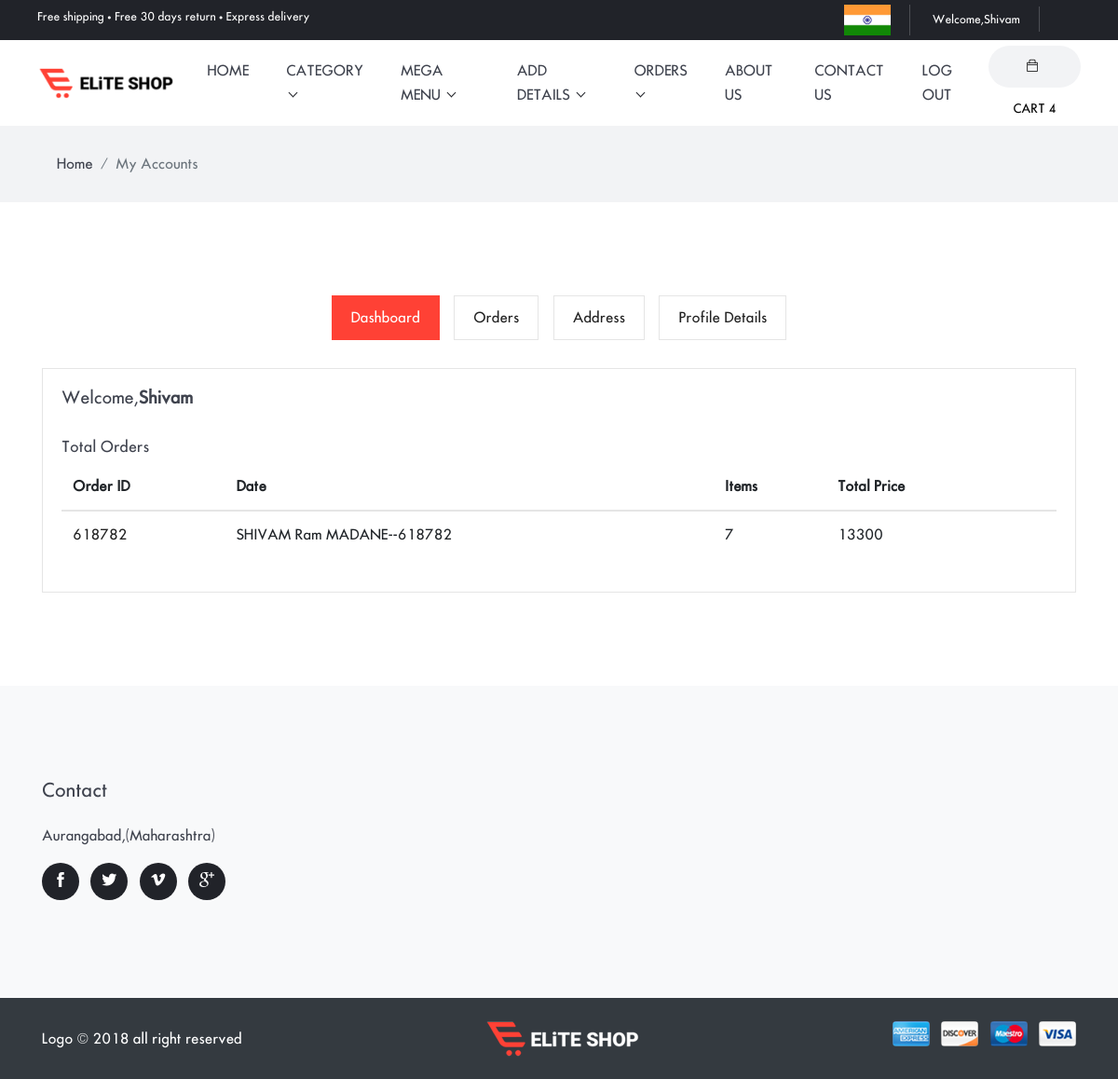
The app's page /dashboard/Allorder (signed in) with its own data.
### shopping/models.py (models this page shows)
class order_product_detail(models.Model):
    order_detail=models.ForeignKey(order_product, on_delete=models.CASCADE, null=True)
    pro = models.ForeignKey(Product, on_delete=models.CASCADE, null=True,blank=True)
    quantity=models.IntegerField(null=True)
    estimated_date=models.DateField(null=True,blank=True)
    total_amount=models.IntegerField(null=True)
    status = models.CharField(max_length=100, null=True, choices=status,blank=True)

class order_product(models.Model):
    usr = models.ForeignKey(User, on_delete=models.CASCADE, null=True)
    fullname=models.CharField(max_length=100,null=True)
    house_no=models.CharField(max_length=100,null=True,blank=True)
    area_name = models.CharField(max_length=100, null=True)
    landmark = models.CharField(max_length=100, null=True,blank=True)
    state_city = models.CharField(max_length=100, null=True)
    email=models.CharField(max_length=100,null=True,blank=True)
    pincode= models.CharField(max_length=100, null=True)
    mob1 = models.CharField(max_length=100, null=True)
    mob2 = models.CharField(max_length=100, null=True,blank=True)
    date=models.DateField(blank=True,null=True)
    order_id = models.CharField(max_length=100, null=True,blank=True)
    payment_status=models.CharField(max_length=100,default='Not Done',blank=True)
    payment_id=models.CharField(max_length=100, null=True,blank=True)
    amount=models.IntegerField(null=True,blank=True)
    def __str__(self):
        return self.fullname +"--"+self.order_id

### shopping/views.py (the view, shortened to what this page needs)
# urls.py: path('dashboard/<str:type>',userdashboard,name='dash'),
def userdashboard(request,type):
    c1 = ''
    c2 = ''
    c3 = ''
    c4 = ''
    data =[]
    ud = []
    new = []
    if type == 'Allorder':
        c1 = 'active'
        order_data=order_product.objects.filter(usr=request.user)
        for f in order_data:
            alldata=order_product_detail.objects.filter(order_detail=f)
            for i in alldata:
                if i.status == 'Delivered':
                    data.append(i)
    elif type == 'Address':
        c3 = 'active'
        new=order_product.objects.filter(usr=request.user)
    elif type == 'Userdetail':
        c4 = 'active'
        ud = userdetail.objects.filter(usr=request.user).first()
    else:
        raise Http404()
    d={'type':type,'class1':c1,'class2':c2,'class3':c3,'class4':c4,'data':data,'ud':ud,'new':new,"allcat":allcat,'mycart':mycartdata(request.user)}
    return render(request,'dashboard.html',d)

### shopping/views.py (called while the page is built)
def allcat():
    allcat = Category.objects.all()
    return allcat

def mycartdata(User=None):
    cartlist = []
    if User.is_authenticated:
        cart=AddToCart.objects.filter(usr=User)[::-1]
        cartlist=cart[:2]
    return cartlist

### shopping/templates/dashboard.html (shortened to what this page needs)
{%extends 'base.html' %}
{%load static%}
{%block body%}
<div class="main-wrapper">
<nav class="bg-gray py-3">
  <div class="container">
    <ol class="breadcrumb">
      <li class="breadcrumb-item"><a href="{% url 'home'%}">Home</a></li>
      <li class="breadcrumb-item active" aria-current="page">My Accounts</li>
    </ol>
  </div>
</nav>
<section class="user-dashboard section">
	<div class="container">
		<div class="row">
			<div class="col-md-12">
				<ul class="list-inline dashboard-menu text-center">
					<li class="list-inline-item"><a class="{{class1}}" href="{% url 'dash' 'Allorder'%}">Dashboard</a></li>
					<li class="list-inline-item"><a class="{{class2}}" href="{% url 'dash' 'Pending'%}">Orders</a></li>
					<li class="list-inline-item"><a class="{{class3}}" href="{% url 'dash' 'Address'%}">Address</a></li>
					<li class="list-inline-item"><a class="{{class4}}" href="{% url 'dash' 'Userdetail'%}">Profile Details</a></li>
				</ul>
				{% if type == 'Allorder'%}
				<div class="dashboard-wrapper user-dashboard">
					<div class="media">
						<div class="media-body align-self-center">
							<h2 class="media-heading">Welcome,<b>{{request.user.first_name}}</b></h2>
								</div>
					</div>
					<div class="total-order mt-4">
						<h4>Total Orders</h4>
						<div class="table-responsive">
							<table class="table">
								<thead>
									<tr>
										<th>Order ID</th>
										<th>Date</th>
										<th>Items</th>
										<th>Total Price</th>
										<th></th>
									</tr>
								</thead>
								<tbody>
								{% for i in data%}
									<tr>
										<td><a href="#">{{i.order_detail.order_id}}</a></td>
										<td>{{i.order_detail}}</td>
										<td>{{i.quantity}}</td>
										<td>{{i.total_amount}}</td>
									</tr>
								{%endfor%}
								</tbody>
							</table>
						</div>
					</div>
				</div>
				{%endif%}
			</div>
		</div>
	</div>
</section>
{%endblock%}

### shopping/templates/base.html (shortened to what this page needs)
<!DOCTYPE html>
<html lang="zxx">
<head>
  {% load static %}
  <link rel="stylesheet" href="{% static 'plugins/bootstrap/bootstrap.min.css' %}">
  <link rel="stylesheet" href="{% static 'plugins/themify-icons/themify-icons.css' %}">
  <link rel="stylesheet" href="{% static 'plugins/slick/slick.css' %}">
  <link rel="stylesheet" href="{% static 'plugins/venobox/venobox.css' %}">
  <link rel="stylesheet" href="{% static 'plugins/animate/animate.css' %}">
  <link rel="stylesheet" href="{% static 'plugins/aos/aos.css' %}">
  <link rel="stylesheet" href="{% static 'plugins/bootstrap-touchspin-master/jquery.bootstrap-touchspin.min.css' %}">
  <link rel="stylesheet" href="{% static 'plugins/nice-select/nice-select.css' %}">
  <link rel="stylesheet" href="{% static 'plugins/bootstrap-slider/bootstrap-slider.min.css' %}">
  <link href="{% static 'css/style.css' %}" rel="stylesheet">
</head>
<body>
<header>
  <div class="top-header">
    <div class="row">
      <div class="col-lg-6 text-center text-lg-left">
        <p class="text-white mb-lg-0 mb-1">Free shipping • Free 30 days return • Express delivery</p>
      </div>
      <div class="col-lg-6 text-center text-lg-right">
        <ul class="list-inline">
          <li class="list-inline-item"><img  length="20px" width="50px" src="{% static 'images/india-flag.jpg' %}" alt="flag"></li>
          <li class="list-inline-item"><a href="{% url 'dash' 'Allorder'%}">{%if request.user.is_authenticated%}Welcome,{%endif%}{{request.user.first_name}}</a></li>
        </ul>
      </div>
    </div>
  </div>
</header>
<nav class="navbar navbar-expand-lg navbar-light bg-white w-100" id="navbar">
  <a class="navbar-brand order-2 order-lg-1" href="{% url 'home'%}"><img class="img-fluid" src="{% static 'images/logo.png' %}" alt="logo"></a>
  <div class="collapse navbar-collapse order-1 order-lg-2" id="navbarSupportedContent">
    <ul class="navbar-nav mx-auto">
      <li class="nav-item">
        <a class="nav-link" href="{% url 'home'%}">home</a>
      </li>
      <li class="nav-item dropdown view">
        <a class="nav-link dropdown-toggle" href="shop.html" role="button" data-toggle="dropdown" aria-haspopup="true"
          aria-expanded="false">
          Category
        </a>
      </li>
      <li class="nav-item dropdown mega-dropdown">
        <a class="nav-link dropdown-toggle" href="#" role="button" data-toggle="dropdown" aria-haspopup="true"
          aria-expanded="false">
          Mega Menu
        </a>
      </li>
      {% if request.user.is_staff%}
      <li class="nav-item dropdown view">
        <a class="nav-link dropdown-toggle" href="shop.html" role="button" data-toggle="dropdown" aria-haspopup="true"
          aria-expanded="false">
          Add Details
        </a>
      </li>
      <li class="nav-item dropdown view">
        <a class="nav-link dropdown-toggle" href="shop.html" role="button" data-toggle="dropdown" aria-haspopup="true"
          aria-expanded="false">
          Orders
        </a>
      </li>
       <li class="nav-item">
        <a class="nav-link" href="{% url 'about' %}">about Us</a>
      </li>
      <li class="nav-item">
        <a class="nav-link" href="{% url 'contact' %}">Contact Us</a>
      </li>
      {%endif%}
      {%if not request.user.is_authenticated%}
        <li class="nav-item">
        <a class="nav-link" href="{% url 'login' %}">Login</a>
      </li>
        <li class="nav-item">
        <a class="nav-link" href="{% url 'sign' %}">Sign Up</a>
      </li>
      {%else%}
      <li class="nav-item">
        <a class="nav-link" href="{% url 'ou' %}">Log Out</a>
      </li>
      {%endif%}
    </ul>
  </div>
  <div class="order-3 navbar-right-elements">
    <div class="search-cart">
      {% if request.user.is_authenticated %}
      <div class="cart">
        <button id="cartOpen" class="cart-btn"><i class="ti-bag"></i><span class="d-xs-none">CART</span> {{request.user.addtocart_set.count}}</button>
      </div>
      {%endif%}
    </div>
  </div>
</nav>
{%block body%}
{%endblock%}
<footer class="bg-light">
  <div class="section">
    <div class="container">
      <div class="row">
        <div class="col-md-3 col-sm-6 mb-5 mb-md-0 text-center text-sm-left">
          <h4 class="mb-4">Contact</h4>
          <p>Aurangabad,(Maharashtra)</p>
          <ul class="list-inline social-icons">
            <li class="list-inline-item"><a href="#"><i class="ti-facebook"></i></a></li>
            <li class="list-inline-item"><a href="#"><i class="ti-twitter-alt"></i></a></li>
            <li class="list-inline-item"><a href="#"><i class="ti-vimeo-alt"></i></a></li>
            <li class="list-inline-item"><a href="#"><i class="ti-google"></i></a></li>
          </ul>
        </div>
      </div>
    </div>
  </div>
  <div class="bg-dark py-4">
    <div class="container">
      <div class="row">
        <div class="col-md-5 text-center text-md-left mb-4 mb-md-0 align-self-center">
          <p class="text-white mb-0">Logo &copy; 2018 all right reserved</p>
        </div>
        <div class="col-md-2 text-center text-md-left mb-4 mb-md-0">
          <img src="{% static 'images/logo-alt.png' %}" alt="logo">
        </div>
        <div class="col-md-5 text-center text-md-right mb-4 mb-md-0">
          <ul class="list-inline">
            <li class="list-inline-item"><img class="img-fluid rounded atm-card-img" src="{% static 'images/payment-card/card-1.jpg' %}" alt="card"></li>
            <li class="list-inline-item"><img class="img-fluid rounded atm-card-img" src="{% static 'images/payment-card/card-2.jpg' %}" alt="card"></li>
            <li class="list-inline-item"><img class="img-fluid rounded atm-card-img" src="{% static 'images/payment-card/card-3.jpg' %}" alt="card"></li>
            <li class="list-inline-item"><img class="img-fluid rounded atm-card-img" src="{% static 'images/payment-card/card-4.jpg' %}" alt="card"></li>
          </ul>
        </div>
      </div>
    </div>
  </div>
</footer>
</div>
</body>
</html>

### shopping/static/css/style.css (style rules this page uses)
body { line-height: 26px; font-family: "futura_icgregular"; font-weight: 400; -webkit-font-smoothing: antialiased; font-size: 15px; }
p, .paragraph { font-weight: 400; color: #3f434e; font-size: 15px; line-height: 26px; font-family: "futura_icgregular"; }
h1, h2, h3, h4, h5, h6, .h1, .h2, .h3, .h4, .h5, .h6 { color: #3f434e; font-family: "futura_icgregular"; font-weight: 400; }
h2, .h2 { font-size: 30px; }
h4, .h4 { font-size: 20px; }
body { background-color: #fff; overflow-x: hidden; }
ol, ul { list-style-type: none; margin: 0px; }
img { vertical-align: middle; border: 0; }
a, a:hover, a:focus { text-decoration: none; }
a, button, select, input, label { cursor: pointer; transition: .2s ease; }
.section { padding-top: 100px; padding-bottom: 100px; }
.breadcrumb { border-radius: 0; background-color: transparent; margin-bottom: 0; }
.breadcrumb-item a { color: #3f434e; }
.bg-gray { background: #f2f3f5; }
.bg-dark { background-color: #3f434e; }
.dropdown-toggle::after { display: inline-block; width: 7px; height: 7px; margin-left: .255em; vertical-align: .255em; content: ""; border: 0; border-bottom: 1px solid #212329; border-right: 1px solid #212329; -webkit-transform: rotate(45deg); transform: rotate(45deg); }
.social-icons li { margin-bottom: 5px; }
.social-icons li a { display: inline-block; height: 40px; width: 40px; border-radius: 50%; background: #212329; font-size: 16px; line-height: 40px; text-align: center; color: #fff; transition: .2s ease; }
.top-header { padding: 5px 40px; background: #212329; }
.top-header p { font-size: 12px; }
.top-header ul li { margin: 0; border-right: 1px solid #4d4f54; padding: 0 20px; position: relative; }
.top-header ul li a { color: #fff; font-size: 12px; }
.top-header ul li:not(:last-child) { margin-right: 0; }
.cart { display: inline-block; }
.cart-btn { height: 45px; padding: 0 25px; line-height: 45px; font-size: 13px; border: 0; border-radius: 40px; background: #f2f3f5; }
.cart-btn i { display: inline-block; margin-right: 5px; }
.navbar { padding: 0 40px; }
.navbar-brand { z-index: 1; }
.navbar-nav { z-index: 1; }
.navbar .nav-item .nav-link { text-transform: uppercase; font-size: 15px; padding: 20px; display: inline-block; }
.navbar .dropdown.mega-dropdown { position: static; }
.navbar-light .navbar-nav .nav-link { color: #3f434e; transition: .2s ease; }
.atm-card-img { max-width: 40px; }
.dashboard-menu .active { background: #ff4135; color: #fff; border: 1px solid #ff4135; }
.dashboard-menu li { padding: 0; margin: 0 3px; }
.dashboard-menu li a { padding: 10px 20px; border: 1px solid #e5e5e5; display: inline-block; color: #222222; }
.dashboard-wrapper { border: 1px solid #e5e5e5; margin-top: 30px; padding: 20px; }
.dashboard-wrapper h2 { font-size: 18px; }
.dashboard-wrapper h4 { font-size: 16px; }
.dashboard-wrapper a { color: #222222; }
.table thead { border-bottom: 2px solid #e5e5e5; }
.table thead th { border: 0; }

### records on screen
order_product_detail: order_detail.order_id "618782", order_detail "SHIVAM Ram MADANE--618782", quantity "7", total_amount "13300"

### other values on screen
{{ request.user.first_name }} "Shivam"
{{ request.user.addtocart_set.count }} "4"
